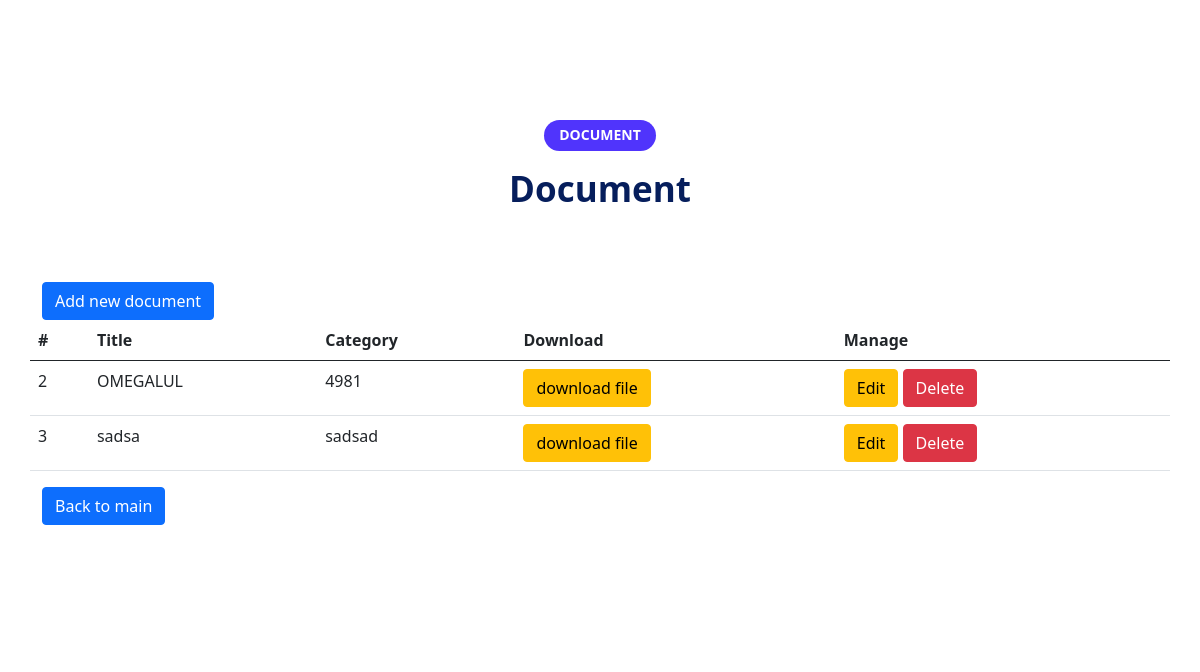
/document (signed in), run on the app's committed database.
### tables this page shows
CREATE TABLE "document" (
	"document_id"	INTEGER NOT NULL,
	"title"	TEXT,
	"category"	TEXT,
	"file"	TEXT,
	PRIMARY KEY("document_id" AUTOINCREMENT)
);

### app.py (the view)
@app.route("/document", methods=["GET"])
def document():
    if session['audit'] == True:
        conn = sql.connect(database)
        cur = conn.cursor()
        sql_select = """
        SELECT document_id,title,category,file
        FROM document
        ORDER BY document_id
        """
        cur.execute(sql_select)
        record = cur.fetchall()
        conn.close()
        print(record)
        return render_template("document.html", document=record)
    else:
        return redirect('/sign-in')

### templates/document.html (shortened to what this page needs)
<!DOCTYPE html>
<html class="no-js" lang="zxx">
<head>
    <link rel="stylesheet" href="{{ url_for('static', filename='css/bootstrap.min.css') }}" />
    <link rel="stylesheet" href="{{ url_for('static', filename='css/LineIcons.2.0.css') }}" />
    <link rel="stylesheet" href="{{ url_for('static', filename='css/animate.css') }}" />
    <link rel="stylesheet" href="{{ url_for('static', filename='css/tiny-slider.css') }}" />
    <link rel="stylesheet" href="{{ url_for('static', filename='css/glightbox.min.css') }}" />
    <link rel="stylesheet" href="{{ url_for('static', filename='css/main.css') }}" />
    <link href="https://cdn.jsdelivr.net/npm/bootstrap@5.0.2/dist/css/bootstrap.min.css" rel="stylesheet">
</head>
<body>
    <section class="services style3 section">
        <div class="container">
            <div class="row">
                <div class="col-12">
                    <div class="section-title">
                        <h3 class="wow zoomIn" data-wow-delay=".2s">Document</h3>
                        <h2 class="wow fadeInUp" data-wow-delay=".4s">Document</h2>
                    </div>
                </div>
            </div>
            <a class="btn btn-primary" href="/document-add" role="button">Add new document</a>
            <div class="row">
                <table class="table">
                    <thead>
                        <tr>
                            <th scope="col">#</th>
                            <th scope="col">Title</th>
                            <th scope="col">Category</th>
                            <th scope="col">Download</th>
                            <th scope="col">Manage</th>
                        </tr>
                    </thead>
                    <tbody>
                        {% for doc in document %}
                        <tr>
                            <td scope="row">{{doc[0]}}</td>
                            <td>{{doc[1]}}</td>
                            <td>{{doc[2]}}</td>
                            <td>
                                <a class="btn btn-warning" href="{{url_for( 'static',filename='profile/' + doc[3]) }}" role="button" download>
                                        download file
                                    </a>
                            </td>
                            <td>
                                <a class="btn btn-warning" href="/document-edit/{{ doc[0] }}" role="button">Edit</a>
                                <a class="btn btn-danger" href="/document-delete/{{ doc[0] }}" role="button">Delete</a>
                            </td>
                        </tr>
                        {% endfor %}
                    </tbody>
                </table>
            </div>
            <a class="btn btn-primary" href="/main-program" role="button">Back to main</a>
        </div>
    </section>
</body>
</html>

### data on the page
document: document_id "2", title "OMEGALUL", category "4981"
document: document_id "3", title "sadsa", category "sadsad"
